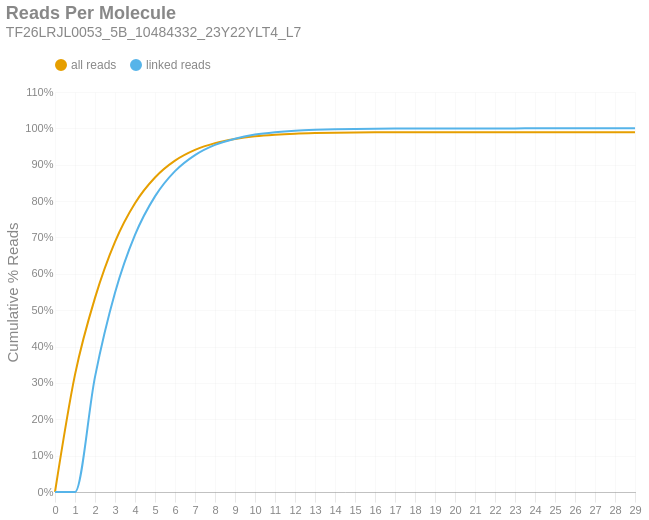

Write notebook code for a chart like this one.
### Markdown cell above
### Reads per Molecule
This chart shows the cumulative distribution of the number of reads per linked molecule. That is, how many alignments are associated with a unique molecule. This excludes the number of reads associated with invalid or absent linked-read barcodes. The `linked` histogram is the percentages recalculated when disregarding singletons.

### Code cell
if SKIPLR:
    print_html(f"Skipped")
else:
    counts = np.bincount(valids['reads'].cast(pl.Int64).to_numpy())
    weighted = counts * np.arange(len(counts))
    all_perc = weighted / n_reads
    linked_perc = weighted / n_linked_reads
    linked_perc[1] = 0
    binned_df = pl.DataFrame({
        'readsper': list(range(len(counts))),
        'all reads (cumsum)': np.cumsum(all_perc).tolist(),
        'linked reads (cumsum)': np.cumsum(linked_perc).tolist(),
    })

    with SafeRender(binned_df):
        (
            density_plot(binned_df, 'Reads Per Molecule', samplename, 'readspmol')
            .encode(
                x=alt.X('readsper:O', title=None).axis(labelAngle=0).scale(padding=0),
                y=alt.Y('value:Q', title='Cumulative % Reads').axis(format='%').stack(False),
                color=alt.Color("key:N").scale(domain=["all reads", "linked reads"]),
                tooltip=[
                    alt.Tooltip("key:N", title="Data Type"),
                    alt.Tooltip("readsper:O", title="Reads Per Molecule"),
                    alt.Tooltip("value:Q", format=".2%", title="% Reads (Cum.)")
                ]            
            )
        ).display()

### Figure 1 — Vega-Lite specification as saved in the notebook (floating-point values rounded to 4 significant figures)
{"width": "container", "height": 400, "config": {"title": {"anchor": "start", "dy": -15, "fontSize": 18, "color": "#888888", "subtitleColor": "#888888", "subtitleFontSize": 14}, "arc": {"fill": "#0072B2"}, "axis": {"domainColor": "#888888", "domainWidth": 0.5, "gridWidth": 0.2, "grid": false, "titleFontWeight": 400, "titleFontSize": 15, "labelFontSize": 11, "labelColor": "#888888", "tickColor": "#888888", "tickWidth": 0.2, "titleColor": "#888888"}, "axisBand": {"grid": false}, "axisX": {"grid": true, "tickSize": 10, "domainCap": "round"}, "axisY": {"domain": false, "grid": true, "tickSize": 0, "domainCap": "round"}, "background": "transparent", "header": {"labelFontSize": 15, "labelColor": "#888888", "titleFontSize": 15, "titleFontWeight": 600, "titleColor": "#888888"}, "legend": {"labelFont": "sans-serif", "labelFontSize": 12, "labelColor": "#888888", "symbolSize": 100, "symbolType": "circle", "titleFontSize": 12, "titlePadding": 10, "titleColor": "#888888", "title": null, "orient": "top"}, "range": {"category": ["#E69F00", "#56B4E9", "#009E73", "#F0E442", "#0072B2", "#D55E00", "#CC79A7", "#000000"], "diverging": ["#cfe8f3", "#a2d4ec", "#73bfe2", "#46abdb", "#1696d2", "#12719e"]}, "area": {"fill": "#0072B2", "fillOpacity": 0.7, "line": true, "strokeOpacity": 0.7}, "line": {"color": "#0072B2", "stroke": "#0072B2", "strokeWidth": 2}, "trail": {"color": "#0072B2", "stroke": "#0072B2", "strokeWidth": 0, "size": 1}, "point": {"filled": true, "fillOpacity": 1.0, "size": 95}, "text": {"color": "#888888", "fontSize": 11, "align": "right", "fontWeight": 400, "size": 11}, "bar": {"fill": "#0072B2", "stroke": null}, "view": {"stroke": null, "continuousWidth": 660, "continuousHeight": 400}}, "data": {"name": "data-7d1bcc5fd73f6ce8efedf326341af7cb"}, "mark": {"type": "line", "interpolate": "monotone", "point": {"opacity": 0, "size": 275}}, "encoding": {"color": {"field": "key", "scale": {"domain": ["all reads", "linked reads"]}, "type": "nominal"}, "tooltip": [{"field": "key", "title": "Data Type", "type": "nominal"}, {"field": "readsper", "title": "Reads Per Molecule", "type": "ordinal"}, {"field": "value", "format": ".2%", "title": "% Reads (Cum.)", "type": "quantitative"}], "x": {"axis": {"labelAngle": 0}, "field": "readsper", "scale": {"padding": 0}, "title": null, "type": "ordinal"}, "y": {"axis": {"format": "%"}, "field": "value", "stack": false, "title": "Cumulative % Reads", "type": "quantitative"}}, "params": [{"name": "param_c36ac31b6afebe62", "select": {"type": "point", "fields": ["key"]}, "bind": "legend"}], "title": {"text": "Reads Per Molecule", "subtitle": "TF26LRJL0053_5B_10484332_23Y22YLT4_L7"}, "transform": [{"fold": ["all reads (cumsum)", "linked reads (cumsum)"]}, {"calculate": "replace(datum.key, ' (cumsum)', '')", "as": "key"}, {"filter": {"param": "param_c36ac31b6afebe62"}}], "usermeta": {"embedOptions": {"downloadFileName": "TF26LRJL0053_5B_10484332_23Y22YLT4_L7.readspmol"}}, "$schema": "https://vega.github.io/schema/vega-lite/v6.4.1.json", "datasets": {"data-7d1bcc5fd73f6ce8efedf326341af7cb": [{"readsper": 0, "all reads (cumsum)": 0.0, "linked reads (cumsum)": 0.0}, {"readsper": 1, "all reads (cumsum)": 0.3227, "linked reads (cumsum)": 0.0}, {"readsper": 2, "all reads (cumsum)": 0.5339, "linked reads (cumsum)": 0.3167}, {"readsper": 3, "all reads (cumsum)": 0.6879, "linked reads (cumsum)": 0.5477}, {"readsper": 4, "all reads (cumsum)": 0.7942, "linked reads (cumsum)": 0.7069}, {"readsper": 5, "all reads (cumsum)": 0.8649, "linked reads (cumsum)": 0.813}, {"readsper": 6, "all reads (cumsum)": 0.9112, "linked reads (cumsum)": 0.8824}, {"readsper": 7, "all reads (cumsum)": 0.9407, "linked reads (cumsum)": 0.9266}, {"readsper": 8, "all reads (cumsum)": 0.9594, "linked reads (cumsum)": 0.9547}, {"readsper": 9, "all reads (cumsum)": 0.9707, "linked reads (cumsum)": 0.9717}, {"readsper": 10, "all reads (cumsum)": 0.9782, "linked reads (cumsum)": 0.9828}, {"readsper": 11, "all reads (cumsum)": 0.9826, "linked reads (cumsum)": 0.9895}, {"readsper": 12, "all reads (cumsum)": 0.9854, "linked reads (cumsum)": 0.9937}, {"readsper": 13, "all reads (cumsum)": 0.987, "linked reads (cumsum)": 0.9961}, {"readsper": 14, "all reads (cumsum)": 0.988, "linked reads (cumsum)": 0.9975}, {"readsper": 15, "all reads (cumsum)": 0.9886, "linked reads (cumsum)": 0.9985}, {"readsper": 16, "all reads (cumsum)": 0.989, "linked reads (cumsum)": 0.9991}, {"readsper": 17, "all reads (cumsum)": 0.9893, "linked reads (cumsum)": 0.9995}, {"readsper": 18, "all reads (cumsum)": 0.9894, "linked reads (cumsum)": 0.9997}, {"readsper": 19, "all reads (cumsum)": 0.9895, "linked reads (cumsum)": 0.9998}, {"readsper": 20, "all reads (cumsum)": 0.9895, "linked reads (cumsum)": 0.9999}, {"readsper": 21, "all reads (cumsum)": 0.9896, "linked reads (cumsum)": 0.9999}, {"readsper": 22, "all reads (cumsum)": 0.9896, "linked reads (cumsum)": 1.0}, {"readsper": 23, "all reads (cumsum)": 0.9896, "linked reads (cumsum)": 1.0}, {"readsper": 24, "all reads (cumsum)": 0.9896, "linked reads (cumsum)": 1.0}, {"readsper": 25, "all reads (cumsum)": 0.9896, "linked reads (cumsum)": 1.0}, {"readsper": 26, "all reads (cumsum)": 0.9896, "linked reads (cumsum)": 1.0}, {"readsper": 27, "all reads (cumsum)": 0.9896, "linked reads (cumsum)": 1.0}, {"readsper": 28, "all reads (cumsum)": 0.9896, "linked reads (cumsum)": 1.0}, {"readsper": 29, "all reads (cumsum)": 0.9896, "linked reads (cumsum)": 1.0}]}}
